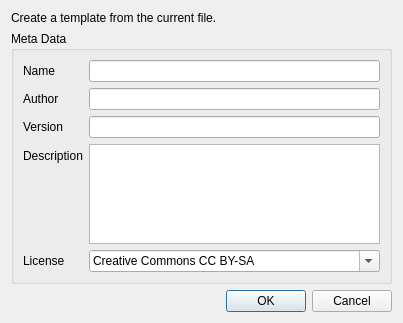
<?xml version="1.0" encoding="UTF-8"?>
<ui version="4.0">
 <class>MakeTemplateDialog</class>
 <widget class="QDialog" name="MakeTemplateDialog">
  <property name="geometry">
   <rect>
    <x>0</x>
    <y>0</y>
    <width>403</width>
    <height>323</height>
   </rect>
  </property>
  <property name="windowTitle">
   <string>Make Template</string>
  </property>
  <layout class="QVBoxLayout" name="verticalLayout">
   <item>
    <widget class="QLabel" name="label_5">
     <property name="text">
      <string>Create a template from the current file.</string>
     </property>
    </widget>
   </item>
   <item>
    <widget class="QGroupBox" name="groupBox">
     <property name="title">
      <string>Meta Data</string>
     </property>
     <layout class="QFormLayout" name="formLayout_2">
      <item row="0" column="0">
       <widget class="QLabel" name="label">
        <property name="text">
         <string>Name</string>
        </property>
       </widget>
      </item>
      <item row="0" column="1">
       <widget class="QLineEdit" name="leName"/>
      </item>
      <item row="1" column="0">
       <widget class="QLabel" name="label_2">
        <property name="text">
         <string>Author</string>
        </property>
       </widget>
      </item>
      <item row="1" column="1">
       <widget class="QLineEdit" name="leAuthor"/>
      </item>
      <item row="2" column="0">
       <widget class="QLabel" name="label_3">
        <property name="text">
         <string>Version</string>
        </property>
       </widget>
      </item>
      <item row="2" column="1">
       <widget class="QLineEdit" name="leVersion"/>
      </item>
      <item row="3" column="0">
       <widget class="QLabel" name="label_4">
        <property name="text">
         <string>Description</string>
        </property>
       </widget>
      </item>
      <item row="3" column="1">
       <widget class="QPlainTextEdit" name="leDescription">
        <property name="tabChangesFocus">
         <bool>true</bool>
        </property>
       </widget>
      </item>
      <item row="4" column="0">
       <widget class="QLabel" name="label_6">
        <property name="text">
         <string>License</string>
        </property>
       </widget>
      </item>
      <item row="4" column="1">
       <widget class="QComboBox" name="cbLicense">
        <property name="editable">
         <bool>true</bool>
        </property>
        <property name="currentIndex">
         <number>2</number>
        </property>
        <item>
         <property name="text">
          <string notr="true">Public Domain</string>
         </property>
        </item>
        <item>
         <property name="text">
          <string notr="true">Creative Commons CC BY</string>
         </property>
        </item>
        <item>
         <property name="text">
          <string notr="true">Creative Commons CC BY-SA</string>
         </property>
        </item>
        <item>
         <property name="text">
          <string notr="true">Creative Commons CC BY-ND</string>
         </property>
        </item>
        <item>
         <property name="text">
          <string notr="true">Creative Commons CC BY-NC</string>
         </property>
        </item>
        <item>
         <property name="text">
          <string notr="true">Creative Commons CC BY-NC-SA</string>
         </property>
        </item>
        <item>
         <property name="text">
          <string notr="true">Creative Commons CC BY-NC-ND</string>
         </property>
        </item>
        <item>
         <property name="text">
          <string notr="true">GNU Free Documentation License</string>
         </property>
        </item>
       </widget>
      </item>
     </layout>
    </widget>
   </item>
   <item>
    <widget class="QDialogButtonBox" name="buttonBox">
     <property name="orientation">
      <enum>Qt::Horizontal</enum>
     </property>
     <property name="standardButtons">
      <set>QDialogButtonBox::Cancel|QDialogButtonBox::Ok</set>
     </property>
    </widget>
   </item>
  </layout>
 </widget>
 <tabstops>
  <tabstop>buttonBox</tabstop>
 </tabstops>
 <resources/>
 <connections/>
</ui>
